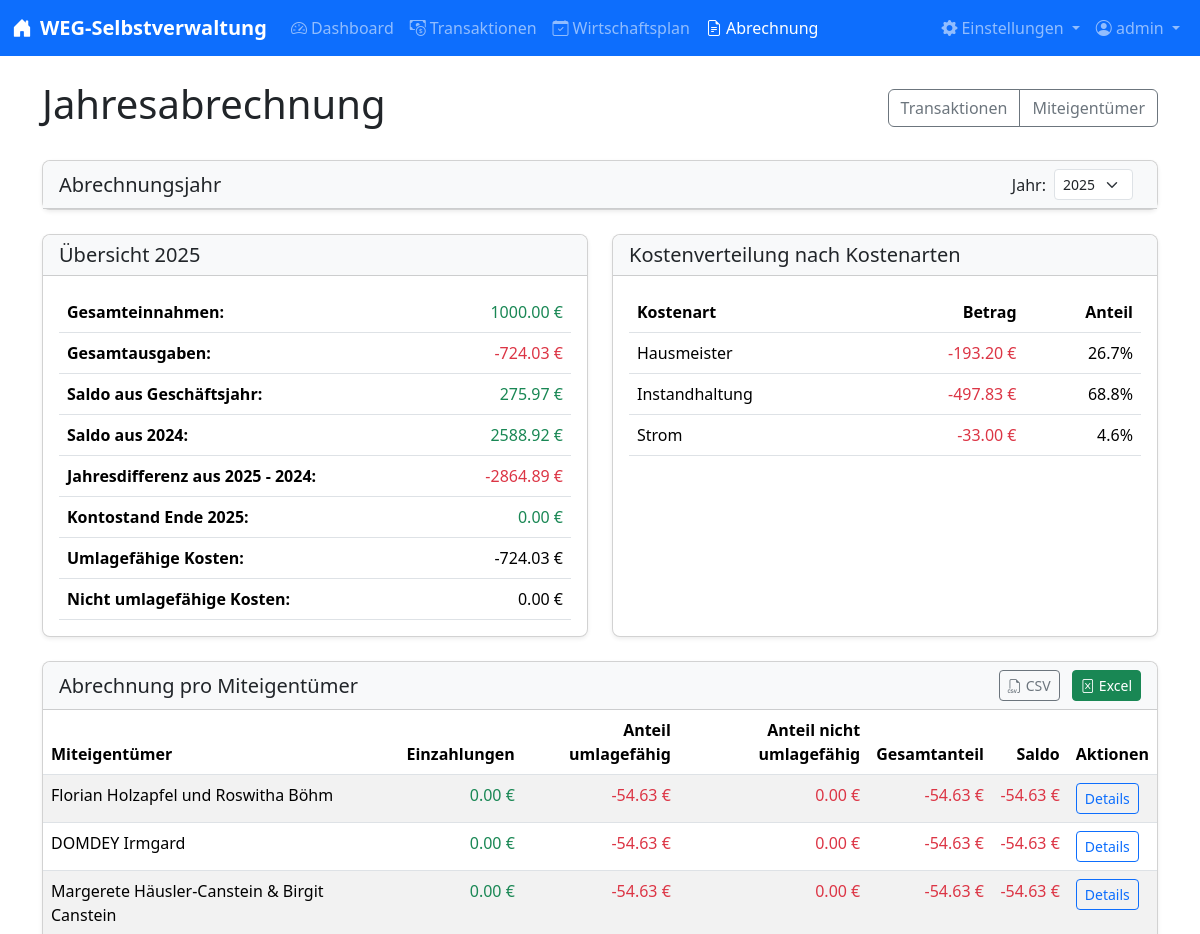
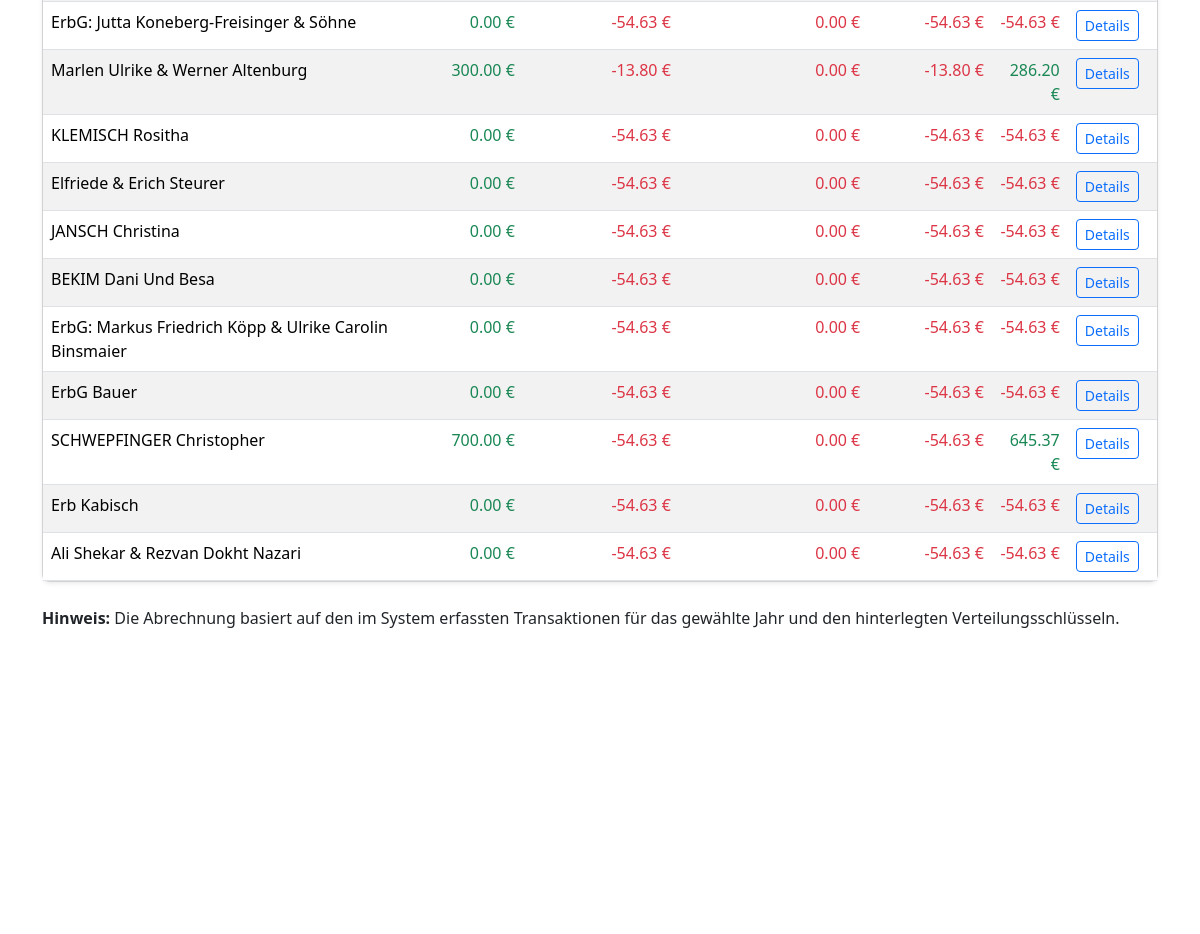
The page /abrechnung/ (signed in) on the database its author committed (2 pictures, top to bottom).
### models.py (models this page shows, shortened)
class User(UserMixin, db.Model):
    id = db.Column(db.Integer, primary_key=True)
    username = db.Column(db.String(150), unique=True, nullable=False)
    password_hash = db.Column(db.String(150), nullable=False)
    is_admin = db.Column(db.Boolean, default=False)
    email = db.Column(db.String(120), unique=True, nullable=True)
    email_verified = db.Column(db.Boolean, default=False)
    notify_transaction_changes = db.Column(db.Boolean, default=True)
    notify_wirtschaftsplan_changes = db.Column(db.Boolean, default=True)
    notify_user_changes = db.Column(db.Boolean, default=True)

class JahresabschlussKontostand(db.Model):
    id = db.Column(db.Integer, primary_key=True)
    jahr = db.Column(db.Integer, nullable=False, unique=True)
    kontostand = db.Column(db.Numeric(10, 2), nullable=False)
    vorjahres_saldo = db.Column(db.Numeric(10, 2), nullable=False)
    kommentar = db.Column(db.Text, nullable=True)
    created_at = db.Column(db.DateTime, default=datetime.datetime.now)
    updated_at = db.Column(db.DateTime, default=datetime.datetime.now, onupdate=datetime.datetime.now)
    user_id = db.Column(db.Integer, db.ForeignKey('user.id'), nullable=True)
    user = db.relationship('User', backref='jahresabschluesse')

class Miteigentuemer(db.Model):
    id = db.Column(db.Integer, primary_key=True)
    name = db.Column(db.String(200), nullable=False)
    mea = db.Column(db.Integer, nullable=False)  # Miteigentumsanteile
    vf_einheiten = db.Column(db.Integer, default=0)  # Verteilerfaktor-Einheiten
    tg_einheiten = db.Column(db.Integer, default=0)  # Tiefgaragen-Einheiten
    einheiten = db.Column(db.Integer, default=1)
    guthaben_vorjahr = db.Column(db.Numeric(10, 2), default=0.00)
    guthaben_jahr = db.Column(db.Integer, default=2023)  # Jahr, aus dem das Guthaben stammt

### routes/abrechnung.py (the view)
@abrechnung_bp.route('/', methods=['GET'])
@login_required
def uebersicht():
    jahre = db.session.query(Transaktion.jahr).distinct().order_by(Transaktion.jahr.desc()).all()
    jahre = [j[0] for j in jahre]
    if 'reset_filters' in request.args:
        session.pop('abrechnung_jahr', None)
    jahr = request.args.get('jahr', session.get('abrechnung_jahr', datetime.date.today().year), type=int)
    session['abrechnung_jahr'] = jahr
    abrechnung_data = get_abrechnung_data(jahr)
    return render_template(
        'abrechnung/uebersicht.html',
        jahre=jahre,
        jahr=jahr,
        gesamt_einnahmen=abrechnung_data['gesamt_einnahmen'],
        gesamt_ausgaben=abrechnung_data['gesamt_ausgaben'],
        gesamt_umlagefaehig=abrechnung_data['gesamt_umlagefaehig'],
        gesamt_nicht_umlagefaehig=abrechnung_data['gesamt_nicht_umlagefaehig'],
        kostenarten_stats=abrechnung_data['kostenarten_stats'],
        abrechnungen=abrechnung_data['abrechnungen'],
        kosten_einheiten=abrechnung_data['kosten_einheiten'],
        kosten_vf=abrechnung_data['kosten_vf'],
        kosten_tg=abrechnung_data['kosten_tg'],
        vorjahres_saldo=abrechnung_data.get('vorjahres_saldo', Decimal('0.00')),
        kontostand_jahresende=abrechnung_data.get('kontostand_jahresende', Decimal('0.00'))
    )

### templates/abrechnung/uebersicht.html (shortened to what this page needs)
{% extends "layout.html" %}
{% block content %}
<div class="d-flex justify-content-between align-items-center mb-4">
    <h1>Jahresabrechnung</h1>
    <div class="btn-group">
        <a href="{{ url_for('transaktionen.liste') }}" class="btn btn-outline-secondary">Transaktionen</a>
        <a href="{{ url_for('miteigentuemer.liste') }}" class="btn btn-outline-secondary">Miteigentümer</a>
    </div>
</div>
<div class="card mb-4">
    <div class="card-header bg-light">
        <div class="d-flex justify-content-between align-items-center">
            <h5 class="mb-0">Abrechnungsjahr</h5>
            <form method="GET" action="{{ url_for('abrechnung.uebersicht') }}" class="d-flex align-items-center">
                <label for="jahr" class="me-2">Jahr:</label>
                <select class="form-select form-select-sm me-2" id="jahr" name="jahr" data-autosubmit="true">
                    {% for jahr_option in jahre %}
                    <option value="{{ jahr_option }}" {% if jahr_option==jahr %}selected{% endif %}>{{ jahr_option }}
                    </option>
                    {% endfor %}
                </select>
            </form>
        </div>
    </div>
</div>
<div class="row mb-4">
    <div class="col-md-6">
        <div class="card h-100">
            <div class="card-header bg-light">
                <h5 class="mb-0">Übersicht {{ jahr }}</h5>
            </div>
            <div class="card-body">
                <div class="table-responsive">
                    <table class="table">
                        <tbody>
                            <tr>
                                <th>Gesamteinnahmen:</th>
                                <td class="text-end text-success">{{ "%.2f"|format(gesamt_einnahmen) }} €</td>
                            </tr>
                            <tr>
                                <th>Gesamtausgaben:</th>
                                <td class="text-end text-danger">{{ "%.2f"|format(gesamt_ausgaben) }} €</td>
                            </tr>
                            <tr>
                                <th>Saldo aus Geschäftsjahr:</th>
                                <td
                                    class="text-end {{ 'text-success' if (gesamt_einnahmen + gesamt_ausgaben) >= 0 else 'text-danger' }}">
                                    {{ "%.2f"|format(gesamt_einnahmen + gesamt_ausgaben) }} €
                                </td>
                            </tr>
                            <tr>
                                <th>Saldo aus {{ jahr-1 }}:</th>
                                <td class="text-end {{ 'text-success' if vorjahres_saldo >= 0 else 'text-danger' }}">
                                    {{ "%.2f"|format(vorjahres_saldo) }} €
                                </td>
                            </tr>
                            <tr>
                                <th>Jahresdifferenz aus {{ jahr }} - {{ jahr-1 }}:</th>
                                <td
                                    class="text-end {{ 'text-success' if (kontostand_jahresende - (vorjahres_saldo + gesamt_einnahmen + gesamt_ausgaben)) >= 0 else 'text-danger' }}">
                                    {{ "%.2f"|format(kontostand_jahresende - (vorjahres_saldo + gesamt_einnahmen + gesamt_ausgaben)) }} €
                                </td>
                            </tr>
                            <tr>
                                <th>Kontostand Ende {{ jahr }}:</th>
                                <td class="text-end {{ 'text-success' if kontostand_jahresende >= 0 else 'text-danger' }}">
                                    {{ "%.2f"|format(kontostand_jahresende) }} €
                                </td>
                            </tr>
                            <tr>
                                <th>Umlagefähige Kosten:</th>
                                <td class="text-end">{{ "%.2f"|format(gesamt_umlagefaehig) }} €</td>
                            </tr>
                            <tr>
                                <th>Nicht umlagefähige Kosten:</th>
                                <td class="text-end">{{ "%.2f"|format(gesamt_nicht_umlagefaehig) }} €</td>
                            </tr>
                        </tbody>
                    </table>
                </div>
            </div>
        </div>
    </div>
    <div class="col-md-6">
        <div class="card h-100">
            <div class="card-header bg-light">
                <h5 class="mb-0">Kostenverteilung nach Kostenarten</h5>
            </div>
            <div class="card-body">
                <div class="table-responsive">
                    <table class="table">
                        <thead>
                            <tr>
                                <th>Kostenart</th>
                                <th class="text-end">Betrag</th>
                                <th class="text-end">Anteil</th>
                            </tr>
                        </thead>
                        <tbody>
                            {% for kostenart, betrag in kostenarten_stats %}
                            <tr>
                                <td>{{ kostenart }}</td>
                                <td class="text-end text-danger">{{ "%.2f"|format(betrag) }} €</td>
                                <td class="text-end">{{ "%.1f"|format(betrag / gesamt_ausgaben * 100) }}%</td>
                            </tr>
                            {% endfor %}
                        </tbody>
                    </table>
                </div>
            </div>
        </div>
    </div>
</div>
<div class="card">
    <div class="card-header bg-light d-flex justify-content-between align-items-center">
        <h5 class="mb-0">Abrechnung pro Miteigentümer</h5>
        <div>
            <a href="{{ url_for('abrechnung.export_miteigentuemer', format='csv', jahr=jahr) }}"
                class="btn btn-sm btn-outline-secondary me-2">
                <i class="bi bi-filetype-csv me-1"></i>CSV
            </a>
            <a href="{{ url_for('abrechnung.export_miteigentuemer', format='excel', jahr=jahr) }}"
                class="btn btn-sm btn-success">
                <i class="bi bi-file-excel me-1"></i>Excel
            </a>
        </div>
    </div>
    <div class="card-body p-0">
        <div class="table-responsive">
            <table class="table table-striped table-hover mb-0">
                <thead>
                    <tr>
                        <th>Miteigentümer</th>
                        <th class="text-end">Einzahlungen</th>
                        <th class="text-end">Anteil umlagefähig</th>
                        <th class="text-end">Anteil nicht umlagefähig</th>
                        <th class="text-end">Gesamtanteil</th>
                        <th class="text-end">Saldo</th>
                        <th>Aktionen</th>
                    </tr>
                </thead>
                <tbody>
                    {% for abrechnung in abrechnungen %}
                    <tr>
                        <td>{{ abrechnung.miteigentuemer.name }}</td>
                        <td class="text-end text-success">{{ "%.2f"|format(abrechnung.einzahlungen) }} €</td>
                        <td class="text-end text-danger">{{ "%.2f"|format(abrechnung.anteil_umlagefaehig) }} €</td>
                        <td class="text-end text-danger">{{ "%.2f"|format(abrechnung.anteil_nicht_umlagefaehig) }} €
                        </td>
                        <td class="text-end text-danger">{{ "%.2f"|format(abrechnung.anteil_gesamt) }} €</td>
                        <td class="text-end {{ 'text-success' if abrechnung.saldo >= 0 else 'text-danger' }}">
                            {{ "%.2f"|format(abrechnung.saldo) }} €
                        </td>
                        <td>
                            <a href="{{ url_for('abrechnung.detail', miteigentuemer_id=abrechnung.miteigentuemer.id, jahr=jahr) }}"
                                class="btn btn-sm btn-outline-primary">Details</a>
                        </td>
                    </tr>
                    {% endfor %}
                </tbody>
            </table>
        </div>
    </div>
</div>
<div class="mt-4">
    <p><strong>Hinweis:</strong> Die Abrechnung basiert auf den im System erfassten Transaktionen für das gewählte Jahr
        und den hinterlegten Verteilungsschlüsseln.</p>
</div>
{% endblock %}

### templates/layout.html (shortened to what this page needs)
<!DOCTYPE html>
<html lang="de">
<head>
    <link href="/static/css/bootstrap.min.css" rel="stylesheet">
    <link href="https://cdn.jsdelivr.net/npm/bootstrap-icons@1.10.0/font/bootstrap-icons.css" rel="stylesheet">
    <link href="/static/css/styles.css" rel="stylesheet">
    <link rel="stylesheet" type="text/css" href="https://cdn.datatables.net/1.13.4/css/dataTables.bootstrap5.min.css">
</head>
<body>
    {% if current_user.is_authenticated %}
    <nav class="navbar navbar-expand-lg navbar-dark bg-primary">
        <div class="container-fluid">
            <a class="navbar-brand" href="{{ url_for('dashboard.index') }}">
                <i class="bi bi-house-door-fill me-2"></i>WEG-Selbstverwaltung
            </a>
            <div class="collapse navbar-collapse" id="navbarNav">
                <ul class="navbar-nav me-auto">
                    <li class="nav-item">
                        <a class="nav-link {% if request.endpoint and request.endpoint.startswith('dashboard') %}active{% endif %}"
                            href="{{ url_for('dashboard.index') }}">
                            <i class="bi bi-speedometer2 me-1"></i>Dashboard
                        </a>
                    </li>
                    <li class="nav-item">
                        <a class="nav-link {% if request.endpoint and request.endpoint.startswith('transaktionen') %}active{% endif %}"
                            href="{{ url_for('transaktionen.liste') }}">
                            <i class="bi bi-cash-coin me-1"></i>Transaktionen
                        </a>
                    </li>
                    <li class="nav-item">
                        <a class="nav-link {% if request.endpoint and request.endpoint.startswith('wirtschaftsplan') %}active{% endif %}"
                            href="{{ url_for('wirtschaftsplan.uebersicht') }}">
                            <i class="bi bi-calendar-check me-1"></i>Wirtschaftsplan
                        </a>
                    </li>
                    <li class="nav-item">
                        <a class="nav-link {% if request.endpoint and request.endpoint.startswith('abrechnung') %}active{% endif %}"
                            href="{{ url_for('abrechnung.uebersicht') }}">
                            <i class="bi bi-file-earmark-text me-1"></i>Abrechnung
                        </a>
                    </li>
                </ul>
                <ul class="navbar-nav">
                    <li class="nav-item dropdown">
                        <a class="nav-link dropdown-toggle {% if request.endpoint and (request.endpoint.startswith('settings') or request.endpoint.startswith('miteigentuemer')) %}active{% endif %}"
                            href="#" id="settingsDropdown" role="button" data-bs-toggle="dropdown" aria-expanded="false">
                            <i class="bi bi-gear-fill me-1"></i>Einstellungen
                        </a>
                    </li>
                    <li class="nav-item dropdown">
                        <a class="nav-link dropdown-toggle" href="#" id="navbarDropdown" role="button" data-bs-toggle="dropdown"
                            aria-expanded="false">
                            <i class="bi bi-person-circle"></i> {{ current_user.username }}
                        </a>
                    </li>
            </div>
        </div>
    </nav>
    {% endif %}
    <div class="container mt-4 mb-5">
        {% block content %}{% endblock %}
    </div>
    <footer class="footer mt-auto py-3 bg-light">
        <div class="container text-center">
            <span class="text-muted">WEG-Selbstverwaltung &copy; {{ now.year }} | Version 1.0</span>
        </div>
    </footer>
</body>
</html>

### rows shown on the page
User: username "admin"
JahresabschlussKontostand: kontostand "2588.92", kontostand "-2864.89"
Miteigentuemer: miteigentuemer.name "Florian Holzapfel und Roswitha Böhm"
Miteigentuemer: miteigentuemer.name "DOMDEY Irmgard"
Miteigentuemer: miteigentuemer.name "Margerete Häusler-Canstein & Birgit Canstein"
Miteigentuemer: miteigentuemer.name "ErbG: Jutta Koneberg-Freisinger & Söhne"
Miteigentuemer: miteigentuemer.name "Marlen Ulrike & Werner Altenburg"
Miteigentuemer: miteigentuemer.name "KLEMISCH Rositha"
Miteigentuemer: miteigentuemer.name "Elfriede & Erich Steurer"
Miteigentuemer: miteigentuemer.name "JANSCH Christina"
Miteigentuemer: miteigentuemer.name "BEKIM Dani Und Besa"
Miteigentuemer: miteigentuemer.name "ErbG: Markus Friedrich Köpp & Ulrike Carolin Binsmaier"
Miteigentuemer: miteigentuemer.name "ErbG Bauer"
Miteigentuemer: miteigentuemer.name "SCHWEPFINGER Christopher"
Miteigentuemer: miteigentuemer.name "Erb Kabisch"
Miteigentuemer: miteigentuemer.name "Ali Shekar & Rezvan Dokht Nazari"

### other values the page prints
{{ jahr }} "2025"
{{ "%.2f"|format(gesamt_einnahmen) }} "1000.00"
{{ "%.2f"|format(gesamt_ausgaben) }} "-724.03"
{{ "%.2f"|format(gesamt_einnahmen + gesamt_ausgaben) }} "275.97"
{{ jahr-1 }} "2024"
{{ "%.2f"|format(kontostand_jahresende) }} "0.00"
{{ "%.2f"|format(gesamt_umlagefaehig) }} "-724.03"
{{ "%.2f"|format(gesamt_nicht_umlagefaehig) }} "0.00"
{{ kostenart }} "Hausmeister" "Instandhaltung" "Strom"
{{ "%.2f"|format(betrag) }} "-193.20" "-497.83" "-33.00"
{{ "%.1f"|format(betrag / gesamt_ausgaben * 100) }} "26.7" "68.8" "4.6"
{{ "%.2f"|format(abrechnung.einzahlungen) }} "0.00" "0.00" "0.00" "0.00" "300.00" "0.00" "0.00" "0.00" "0.00" "0.00" "0.00" "700.00" "0.00" "0.00"
{{ "%.2f"|format(abrechnung.anteil_umlagefaehig) }} "-54.63" "-54.63" "-54.63" "-54.63" "-13.80" "-54.63" "-54.63" "-54.63" "-54.63" "-54.63" "-54.63" "-54.63" "-54.63" "-54.63"
{{ "%.2f"|format(abrechnung.anteil_nicht_umlagefaehig) }} "0.00" "0.00" "0.00" "0.00" "0.00" "0.00" "0.00" "0.00" "0.00" "0.00" "0.00" "0.00" "0.00" "0.00"
{{ "%.2f"|format(abrechnung.anteil_gesamt) }} "-54.63" "-54.63" "-54.63" "-54.63" "-13.80" "-54.63" "-54.63" "-54.63" "-54.63" "-54.63" "-54.63" "-54.63" "-54.63" "-54.63"
